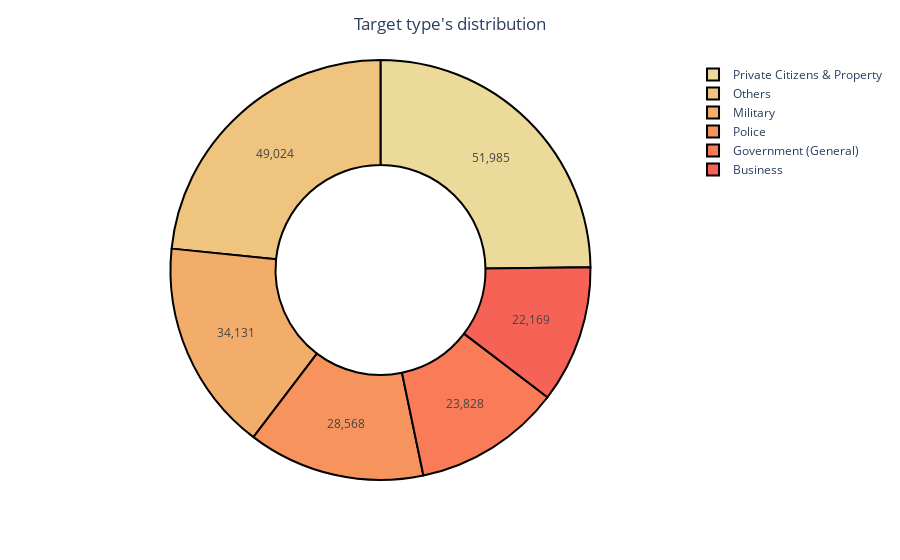

Notebook code cell kept with this figure:
### Code cell
fig = px.pie(
    data_frame = tar_type_df,
    names = 'target_type',
    values = 'total',
    hole = 0.5,
    color='target_type',
    # color_discrete_sequence=px.colors.sequential.Brwnyl,
    # color_discrete_sequence=px.colors.sequential.YlOrBr,
    # color_discrete_sequence=px.colors.sequential.OrRd,
    color_discrete_sequence=px.colors.sequential.Oryel,
    
    # sort = True
)


fig.update_layout(title_text = "Target type's distribution", title_x = 0.5)
fig.update_traces(textinfo='value', textfont_size=12,
                  marker=dict(line=dict(color='#000000', width=2)))
fig.show()

### Figure 1 — Plotly figure (JSON) as saved in the notebook; plotly's stock layout.template omitted (floating-point values rounded to 4 significant figures)
{"data": [{"customdata": [["Private Citizens & Property"], ["Others"], ["Military"], ["Police"], ["Government (General)"], ["Business"]], "domain": {"x": [0, 1], "y": [0, 1]}, "hole": 0.5, "hovertemplate": "target_type=%{customdata[0]}<br>total=%{value}<extra></extra>", "labels": ["Private Citizens & Property", "Others", "Military", "Police", "Government (General)", "Business"], "legendgroup": "", "marker": {"colors": ["rgb(236, 218, 154)", "rgb(239, 196, 126)", "rgb(243, 173, 106)", "rgb(247, 148, 93)", "rgb(249, 123, 87)", "rgb(246, 99, 86)"], "line": {"color": "#000000", "width": 2}}, "name": "", "showlegend": true, "textfont": {"size": 12}, "textinfo": "value", "type": "pie", "values": [51985, 49024, 34131, 28568, 23828, 22169]}], "layout": {"legend": {"tracegroupgap": 0}, "margin": {"t": 60}, "piecolorway": ["rgb(236, 218, 154)", "rgb(239, 196, 126)", "rgb(243, 173, 106)", "rgb(247, 148, 93)", "rgb(249, 123, 87)", "rgb(246, 99, 86)", "rgb(238, 77, 90)"], "title": {"text": "Target type's distribution", "x": 0.5}}}
